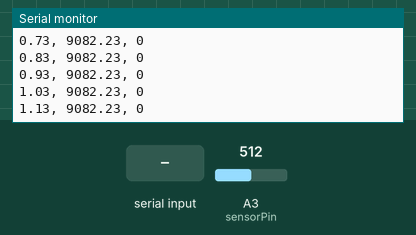
Simulated run of this sketch. Board: Arduino Uno, built with avr-gcc and run on an emulated ATmega328P. Shown: the last lines printed to the serial monitor. The test bench sets the inputs (shaded band); at power-on: A3 (sensorPin) = 512.

Above: at 1.2 s.
1.3 s: A3 (sensorPin) set to 716
At 1.34 s:
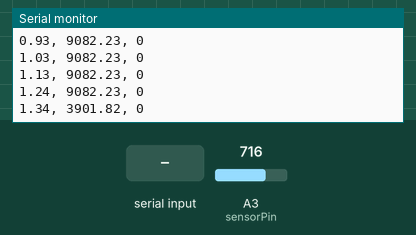
2.8 s: "1" received over Serial
At 2.86 s:
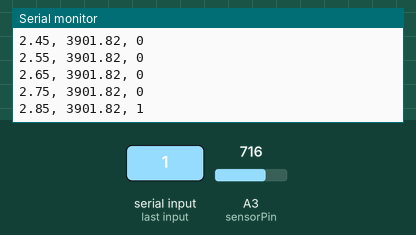
5.8 s: "0" received over Serial
At 6.0 s:
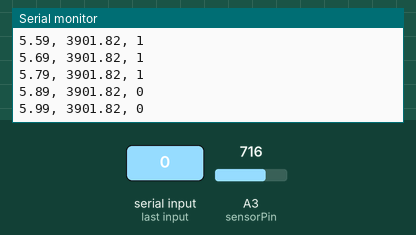
7.3 s: A3 (sensorPin) set to 900
At 7.31 s:
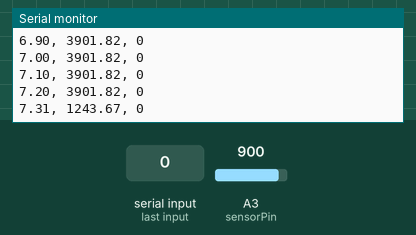
Timing chart, 0 to 9.8 s (numbered marks = the images above; inputs shaded):
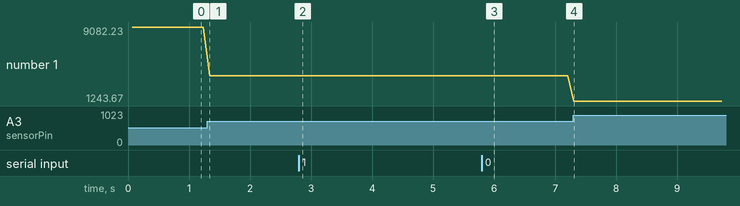

Measured:
- after the input at 1.3 s, the serial monitor: prints a new line at once (image 1)
- after the input at 2.8 s, the serial monitor: prints a new line after 0.06 s (image 2)
- after the input at 5.8 s, the serial monitor: prints a new line after 0.09 s (image 3)
- after the input at 7.3 s, the serial monitor: prints a new line at once (image 4)
- plotted number 1: 9082.23 → 3901.82 after the input at 1.3 s, 3901.82 → 1243.67 after the input at 7.3 s

The sketch:

kemono_training.ino
```cpp
// Définir les broches
const int sensorPin = A3;    // Broche du capteur de pression
const float R_fixed = 9100.0; // Résistance fixe du pont diviseur (9.1kΩ)
const float V_in = 3.3;      // Tension d'alimentation (3.3V)

// Variables
unsigned long startTime;     // Temps de démarrage
float resistance = 0.0;      // Résistance calculée
int buttonState = 0;         // État simulé par la touche du clavier

void setup() {
  // Initialisation de la communication série
  Serial.begin(9600);

  // Configurer les broches
  pinMode(sensorPin, INPUT);

  // Enregistrer l'heure de démarrage
  startTime = millis();

  Serial.println("Prêt. Appuyez sur 'p' pour indiquer une saisie, 'r' pour relâcher.");
}

void loop() {
  // Lire la valeur analogique du capteur
  int sensorValue = analogRead(sensorPin);

  // Convertir la valeur analogique en tension (0 à 3.3V)
  float V_out = sensorValue * (V_in / 1023.0);

  // Calculer la résistance du FSR
  if (V_out > 0) { // Éviter la division par zéro
    resistance = R_fixed * (V_in - V_out) / V_out;
  } else {
    resistance = 0; // Résistance indéfinie si V_out est 0
  }

  // Vérifier les données reçues via la connexion série
  if (Serial.available() > 0) {
    char input = Serial.read(); // Lire le caractère envoyé
    if (input == '1') {
      buttonState = 1; // Touche 'p' appuyée, bouton simulé en "pressé"
    } else if (input == '0') {
      buttonState = 0; // Touche 'r' appuyée, bouton simulé en "relâché"
    }
  }

  // Calculer le temps écoulé depuis le début
  unsigned long currentTime = millis();
  float elapsedTime = (currentTime - startTime) / 1000.0; // Convertir en secondes

  // Afficher les données dans le moniteur série
  Serial.print(elapsedTime, 2); // Temps écoulé avec 2 décimales
  Serial.print(", ");
  Serial.print(resistance, 2); // Résistance avec 2 décimales
  Serial.print(", ");
  Serial.println(buttonState); // État simulé par la touche

  delay(100); // Délai de 100 ms entre les mesures
}
```
